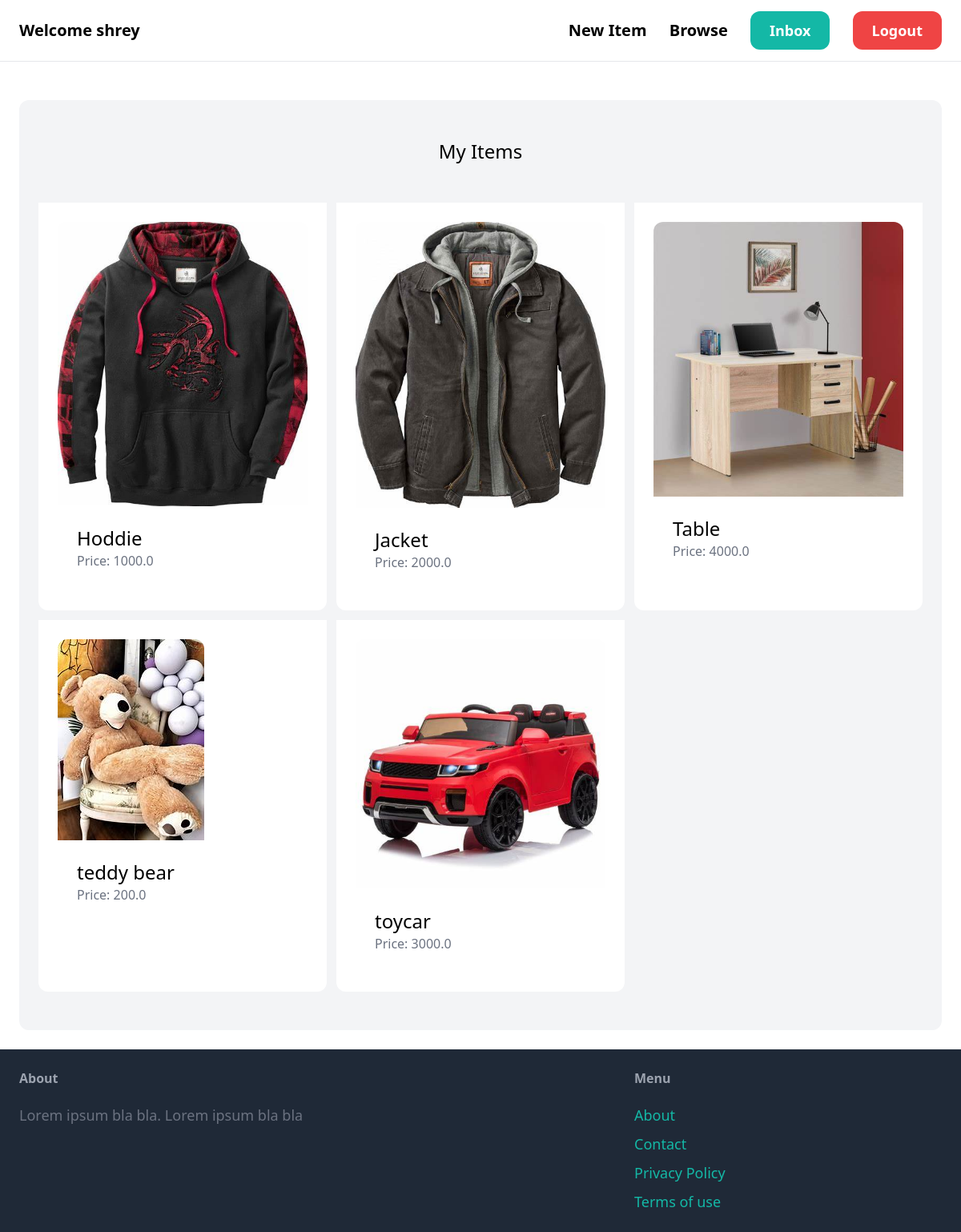
The page /dashboard/ (signed in) on the database its author committed.
### item/models.py (models this page shows, shortened)
class Items(models.Model):
    name=models.CharField(max_length=255)
    category=models.ForeignKey(Category,related_name='items',on_delete=models.CASCADE)
    description=models.TextField(blank=True, null=True)
    price=models.FloatField()
    image=models.ImageField(upload_to="item_images",blank=True, null=True)
    is_sold=models.BooleanField(default=False)
    created_by=models.ForeignKey(User, related_name='items',on_delete=models.CASCADE)
    created_at=models.DateTimeField(auto_now_add=True)
    class Meta:
        verbose_name_plural="Items"
        ordering=('name',)

### dashboard/views.py (the view)
# urls.py: path('',views.index,name='index'),
@login_required
def index(request):
    items=Items.objects.filter(created_by=request.user)
    return render(request, 'dashboard/index.html',{
        'items':items,
    })

### dashboard/templates/dashboard/index.html (shortened to what this page needs)
{%extends 'core/base.html'%}
{%block content%}
<div class='mt-6 px-6 py-12 bg-gray-100 rounded-xl'>
    <h2 class="mb-12 text-2xl text-center">My Items</h2>
    <div class="grid grid-cols-3 gap-3">
        {%for item in items%}
        <div class="p-6 bg-white rounded-b-xl">
        <a href="{%url 'item:detail' item.id%}">
            <div>
                <img src="{{item.image.url}}" class="rounded-t-xl ">
            </div>
        </a>
            <div class="p-6 bg-white rounded-b-xl">
                <h2 class="text-2xl">{{item.name}} </h2>
                <p class="text-gray-500">Price: {{item.price}}</p>
            </div>
        </div>
        {%endfor%}
</div>
</div>
{%endblock%}

### core/templates/core/base.html (shortened to what this page needs)
<!DOCTYPE html>
<html lang="en">
<head>
    <script src="https://cdn.tailwindcss.com"></script>
</head>
<body>
    <nav class="py-6 px-6 flex justify-between items-center border-b border-gray-200">
        {%if request.user.is_authenticated%}
        <a href="/" class="text-xl font-semibold">Welcome {{request.user.username}}</a>
        {%else%}
        <a href="/" class="text-xl font-semibold">MarketX</a>
        {%endif%}
        <div class="space-x-6">
            <a href="{%url 'item:new'%}" class="text-xl font-semibold hover:text-gray-500">New Item</a>
            <a href="{%url 'item:items'%}" class="text-xl font-semibold hover:text-gray-500">Browse</a>
            {%if request.user.is_authenticated%}
                <a href="{%url 'conversation:inbox'%}" class="px-6 py-3 text-lg font-semibold bg-teal-500 text-white rounded-xl hover:bg-teal-700">Inbox</a>
                {%if request.path == '/dashboard/'%}
                <a href="{%url 'core:logout'%}" class="px-6 py-3 text-lg font-semibold bg-red-500 text-white rounded-xl hover:bg-red-700">Logout</a>
                {%else%}
                <a href="{%url 'dashboard:index'%}" class="px-6 py-3 text-lg font-semibold bg-gray-500 text-white rounded-xl hover:bg-gray-700">Dashboard</a>
                {%endif%}
            {%else%}
                <a href="{%url 'core:signup'%}" class="px-6 py-3 text-lg font-semibold bg-teal-500 text-white rounded-xl hover:bg-teal-700">Sign up</a>
                <a href="{%url 'core:login'%}" class="px-6 py-3 text-lg font-semibold bg-gray-500 text-white rounded-xl hover:bg-gray-700">Login</a>
            {%endif%}
        </div>
    </nav>
    <div class="px-6 py-6">
        {%block content%}{%endblock%}
    </div>
    <footer class="py-6 px-6 flex justify-between bg-gray-800">
        <div class="w-2/3 pr-10">
            <h3 class="mb-5 font-semibold text-gray-400">About</h3>
            <p class="text-lg text-gray-500">Lorem ipsum bla bla. Lorem ipsum  bla bla</p>
        </div>
        <div class="w-1/3">
            <h3 class="mb-5 font-semibold text-gray-400">Menu</h3>
            <ul class="space-y-2">
                <li><a href="#" class="text-lg text-teal-500 hover:text-teal-700">About</a>
                <li><a href="{%url 'core:contact'%}" class="text-lg text-teal-500 hover:text-teal-700">Contact</a>
                <li><a href="#" class="text-lg text-teal-500 hover:text-teal-700">Privacy Policy</a>
                <li><a href="#" class="text-lg text-teal-500 hover:text-teal-700">Terms of use</a>
                </ul>
</body>
</html>

### rows shown on the page
Items: image (picture), name "Hoddie", price "1000.0"
Items: image (picture), name "Jacket", price "2000.0"
Items: image (picture), name "Table", price "4000.0"
Items: image (picture), name "teddy bear", price "200.0"
Items: image (picture), name "toycar", price "3000.0"

### other values the page prints
{{ request.user.username }} "shrey"
